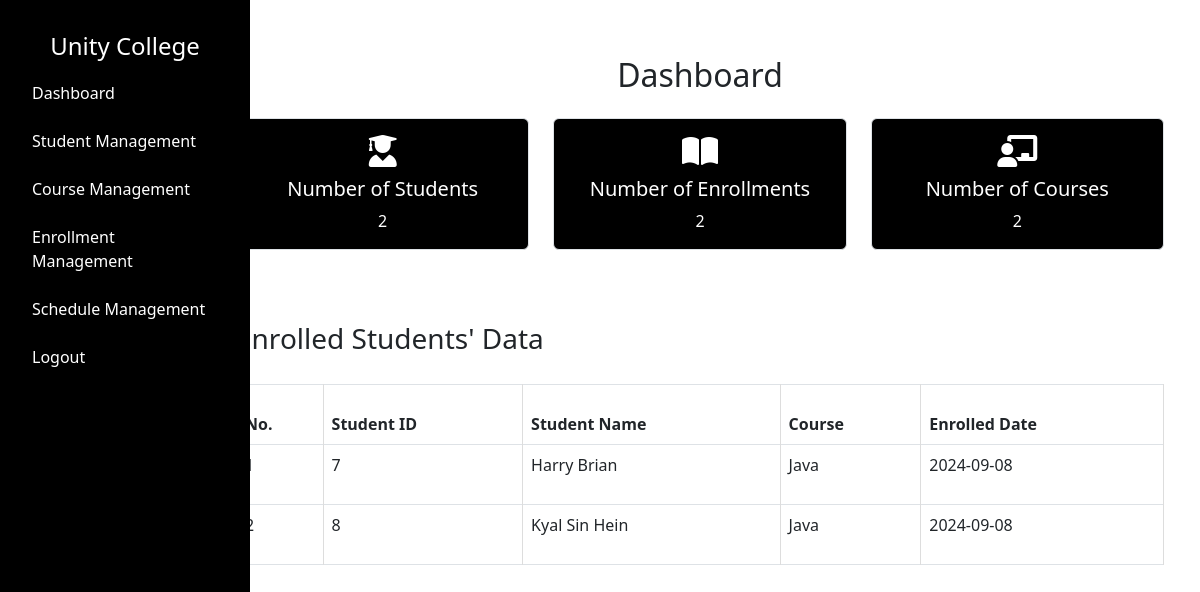
/admin/dashboard (signed in), run on an earlier commit of the app's database.
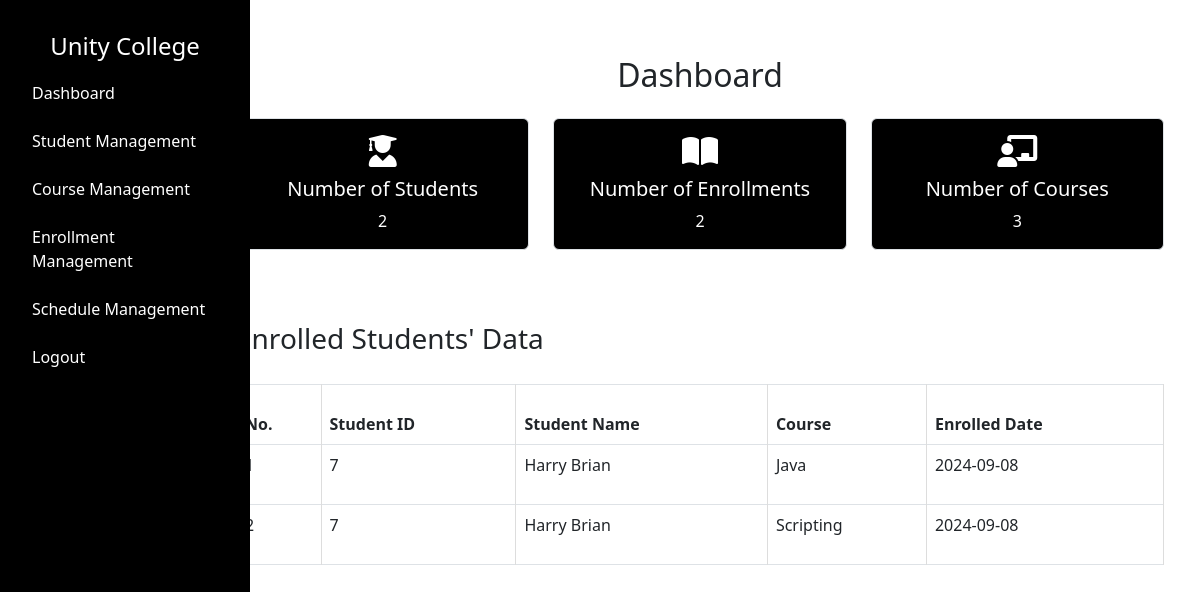
And on a later commit of the database.
### tables this page shows
CREATE TABLE "enrollment" (
    "id" INTEGER PRIMARY KEY AUTOINCREMENT,
    "student_id" INTEGER NOT NULL,
    "course_id" INTEGER NOT NULL,
    "enroll_date" DATE NOT NULL,
    FOREIGN KEY("student_id") REFERENCES "student"("id") ON DELETE RESTRICT,
    FOREIGN KEY("course_id") REFERENCES "course"("id") ON DELETE RESTRICT
);

CREATE TABLE "student" (
    "id" INTEGER PRIMARY KEY AUTOINCREMENT,
    "first_name" TEXT NOT NULL,
    "last_name" TEXT NOT NULL,
    "email" TEXT NOT NULL,
    "phone" INTEGER NOT NULL,
    "address" TEXT NOT NULL,
    "password" TEXT NOT NULL
);

CREATE TABLE "course" (
    "id" INTEGER PRIMARY KEY AUTOINCREMENT,
    "name" TEXT NOT NULL,
    "image" TEXT NOT NULL,
    "description" TEXT NOT NULL,
    "credits" INTEGER NOT NULL,
    "lecturer" TEXT NOT NULL
);

### app.py (the view)
@app.route("/admin/dashboard")
def admin_dashboard():
    if 'username' not in session or session.get('user_type') != 'admin':
        return redirect(url_for('admin_login'))
    username = session.get('username')
    try:
        total_students = query_db("SELECT COUNT(*) FROM student", one=True)[0]
        total_courses = query_db("SELECT COUNT(*) FROM course", one=True)[0]
        total_enrollments = query_db("SELECT COUNT(*) FROM enrollment", one=True)[0]
        enrolled_students = query_db("""
            SELECT
                student.id AS student_id,
                student.first_name || ' ' || student.last_name AS student_name,
                course.name AS course_name,
                enrollment.enroll_date
            FROM enrollment
            JOIN student ON enrollment.student_id = student.id
            JOIN course ON enrollment.course_id = course.id
        """)
        print("Enrolled students:", enrolled_students)
    except Exception as e:
        print(traceback.format_exc())
        total_students = total_courses = total_enrollments = 0
        enrolled_students = []
    return render_template(
        "admin/dashboard.html",
        username=username,
        total_students=total_students,
        total_courses=total_courses,
        total_enrollments=total_enrollments,
        enrolled_students=enrolled_students  # Pass the enrolled students data
    )

### dbcontroller.py (called while the page is built)
def get_db_connection():
    return sqlite3.connect(DATABASE)

def query_db(query, args=(), one=False):
    con = get_db_connection()
    with closing(con.cursor()) as cur:
        cur.execute(query, args)
        rv = cur.fetchall()
        if one:
            return rv[0] if rv else None
        return rv

### templates/admin/dashboard.html (shortened to what this page needs)
{% extends '/admin/layout.html' %} {% block content %}
<link
  rel="stylesheet"
  href="https://cdnjs.cloudflare.com/ajax/libs/font-awesome/6.0.0-beta3/css/all.min.css"
/>
<link href="/static/css/admin/dashboard.css" rel="stylesheet" />
<div class="container mt-4">
  <h2 class="text-center mb-4">Dashboard</h2>
  <div class="row">
    <div class="col-12 col-md-4 mb-4">
      <div class="card">
        <div class="card-body">
          <i class="fas fa-user-graduate fa-2x"></i>
          <h5 class="card-title mt-2">Number of Students</h5>
          <p class="card-text">{{ total_students }}</p>
        </div>
      </div>
    </div>
    <div class="col-12 col-md-4 mb-4">
      <div class="card">
        <div class="card-body">
          <i class="fas fa-book-open fa-2x"></i>
          <h5 class="card-title mt-2">Number of Enrollments</h5>
          <p class="card-text">{{ total_enrollments }}</p>
        </div>
      </div>
    </div>
    <div class="col-12 col-md-4 mb-4">
      <div class="card">
        <div class="card-body">
          <i class="fas fa-chalkboard-teacher fa-2x"></i>
          <h5 class="card-title mt-2">Number of Courses</h5>
          <p class="card-text">{{ total_courses }}</p>
        </div>
      </div>
    </div>
  </div>
  <div class="row mt-5">
    <div class="col-12">
      <h3>Enrolled Students' Data</h3>
      <div class="table-responsive">
        <table class="table table-bordered">
          <thead>
            <tr>
              <th>No.</th>
              <th>Student ID</th>
              <th>Student Name</th>
              <th>Course</th>
              <th>Enrolled Date</th>
            </tr>
          </thead>
          <tbody>
            {% if enrolled_students %} {% for student in enrolled_students %}
            <tr>
              <td>{{ loop.index }}</td>
              <td>{{ student[0] }}</td>
              <td>{{ student[1] }}</td>
              <td>{{ student[2] }}</td>
              <td>{{ student[3]}}</td>
            </tr>
            {% endfor %} {% else %}
            <tr>
              <td colspan="4" class="text-center">No enrollments found.</td>
            </tr>
            {% endif %}
          </tbody>
        </table>
      </div>
    </div>
  </div>
</div>
{% endblock %}

What changed in the data, as far as the page shows it:
removed enrollment: student "8", student "Kyal Sin Hein", name "Java", enroll_date "2024-09-08"
added enrollment: student "7", student "Harry Brian", name "Scripting", enroll_date "2024-09-08"
Also different on the page:
{{ total_courses }}: "2" → "3"
